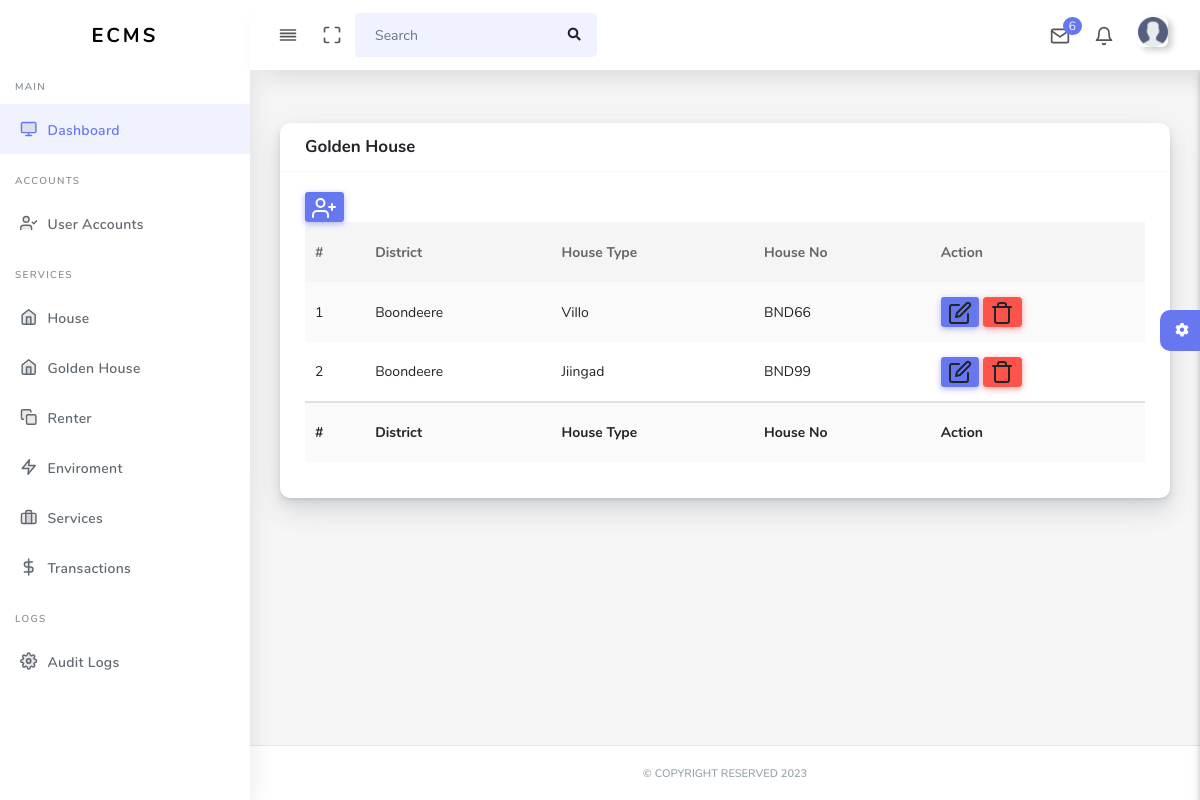
The page /goldenHouse/ (signed in) on the database its author committed.
### ecmsapp/models.py (models this page shows)
class Golden(models.Model):
    district =models.CharField(max_length=15)
    type = models.CharField(max_length=15)
    houseno = models.CharField(max_length=25)
    status = models.IntegerField(default=0) # default 0 is reserved for Active while 1 is reserved for Deleted

### ecmsapp/Code/Golden.py (the view)
# urls.py: path('goldenHouse/', Golden.golden, name='goldenHouse'),
@login_required(login_url='user_login')
def golden(request):
    goldens = Golden.objects.filter(status=0)
    context = {'data': goldens}
    return render(request,'Enviroment/goldenhouse.html',context)

### ecmsapp/templates/Enviroment/goldenhouse.html (shortened to what this page needs)
{% load static %}
<!DOCTYPE html>
<html lang="en">
  {% include "includes/head.html" %}
  <body>
    <div id="app">
      <div class="main-wrapper main-wrapper-1">
        <div class="navbar-bg"></div>
        {% include "includes/nav.html" %}
        {% include "includes/sidebar.html" %}
        <div class="main-content">
          <section class="section">
            <div class="section-body">
              <div class="row">
                <div class="col-12">
                  <div class="card">
                    <div class="card-header">
                      <h4>Golden House</h4>
                    </div>
                    <div class="card-body">
                      <button
                        type="button"
                        class="btn btn-primary btn-sm"
                        data-toggle="modal"
                        data-target="#newUser"
                      >
                        <i data-feather="user-plus"></i>
                      </button>
                      <div class="table-responsive">
                        <table class="table table-striped" id="table-1">
                          <thead>
                            <tr>
                              <th>#</th>
                              <th>District</th>
                              <th>House Type</th>
                              <th>House No</th>
                              <th>Action</th>
                            </tr>
                          </thead>
                          <tbody>
                            {% for house in data %}
                            <tr>
                              <td>{{ forloop.counter }}</td>
                              <td>{{ house.district }}</td>
                              <td>{{ house.type }}</td>
                              <td>{{ house.houseno }}</td>
                              <td>
                                <a
                                  class="btn btn-primary btn-sm houseEdit"
                                  data-toggle="modal"
                                  data-id="{{ house.id }}"
                                  data-district="{{ house.district }}"
                                  data-type="{{ house.type }}"
                                  data-houseno="{{ house.houseno }}"
                                >
                                  <i data-feather="edit"></i>
                                </a>
                                <a
                                  class="btn btn-danger btn-sm houseDelete"
                                  data-id="{{ house.id }}"
                                  data-toggle="modal"
                                >
                                  <i data-feather="trash"></i>
                                </a>
                              </td>
                            </tr>
                            {% endfor %}
                          </tbody>
                          <tfooter>
                            <tr>
                              <th>#</th>
                              <th>District</th>
                              <th>House Type</th>
                              <th>House No</th>
                              <th>Action</th>
                            </tr>
                          </tfooter>
                        </table>
                      </div>
                    </div>
                  </div>
                </div>
              </div>
            </div>
          </section>
          {% include "includes/settingbar.html" %}
        </div>
        {% include "includes/footer.html" %}
      </div>
    </div>
  </body>
</html>

### rows shown on the page
Golden: district "Boondeere", type "Villo", houseno "BND66"
Golden: district "Boondeere", type "Jiingad", houseno "BND99"
